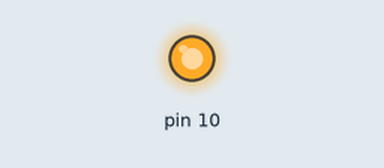
Recording of a sketch running on a simulated Arduino Uno, built with avr-gcc and run on an emulated ATmega328P. Shown: output pins drawn as LEDs (lit = HIGH).

Above: at 0.1 s.
At 3.1 s:
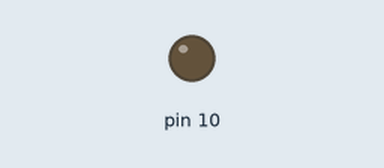
Timing chart, 0 to 4.6 s (numbered marks = the images above):
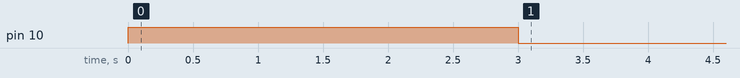

The sketch:

Selected_Time_Load_Control.ino
```cpp
#include <avr/sleep.h>

// #define relayPin 0 // Pin 0 for controlling the relay

unsigned long startTime;
// unsigned long delayDuration = 7L * 60L * 60L * 1000L;  // 7 hours in milliseconds
unsigned long delayDuration = 7UL * 60UL * 60UL * 1000UL;  //5h delay
void setup() {
  // pinMode(relayPin, OUTPUT);
  DDRB |= (1 << DDB2);  //PB5 = O/P
  startTime = millis();
  //    Serial.begin(9600);
  //    Serial.println(delayDuration);
  PORTB |= (1 << PB2);  //PB5 = HIGH
  delay(3000);
  PORTB &= ~(1 << PB2);  //PB5 = LOW
  delay(2000);
}

void loop() {
  // Turn on the relay for 7 hours
  // digitalWrite(relayPin, 0);
  //    Serial.println(millis());
  if (millis() - startTime >= delayDuration) {
    // digitalWrite(relayPin, 1);
    PORTB |= (1 << PB2);  //PB5 = HIGH
    delay(500);
    // Put the ATtiny13 to sleep to conserve power
    set_sleep_mode(SLEEP_MODE_PWR_DOWN);
    sleep_mode();
  }
}
```
